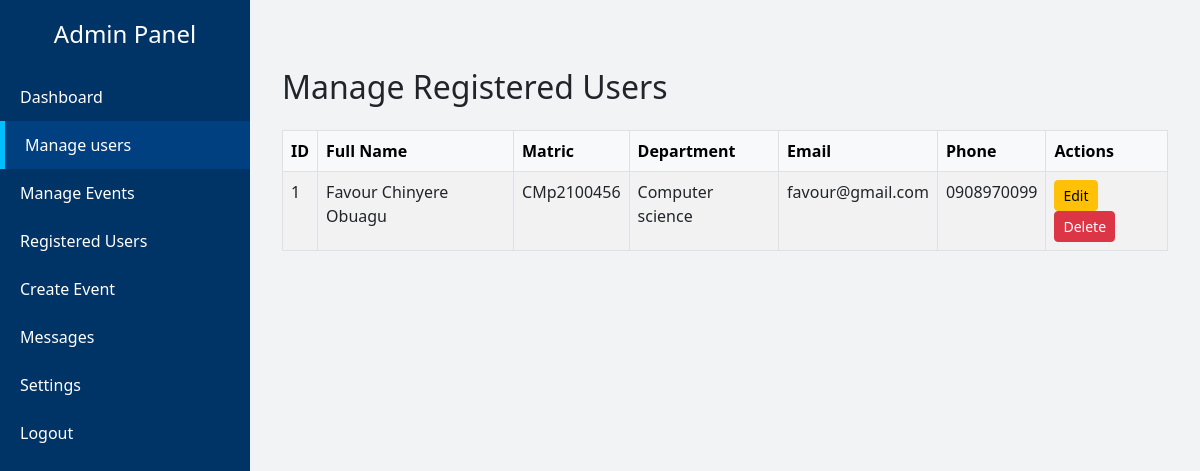
Page /admin/manageuser.php (signed in) on the committed database.
### tables this page shows
CREATE TABLE `users` (
  `id` int(11) NOT NULL,
  `firstname` varchar(30) NOT NULL,
  `middlename` text NOT NULL,
  `lastname` varchar(30) NOT NULL,
  `matric` varchar(10) NOT NULL,
  `department` varchar(100) NOT NULL,
  `faculty` varchar(100) NOT NULL,
  `email` varchar(100) NOT NULL,
  `phone` varchar(15) NOT NULL,
  `hashed_password` varchar(100) NOT NULL,
  `created_at` timestamp NOT NULL DEFAULT current_timestamp()
);

### admin/manageuser.php (the view, shortened to what this page needs)
<?php
include("connections.php");
$result = $conn->query("SELECT * FROM users ORDER BY id DESC");
?>
<!DOCTYPE html>
<html lang="en">
<head>
  <link href="https://cdn.jsdelivr.net/npm/bootstrap@5.3.0/dist/css/bootstrap.min.css" rel="stylesheet">
</head>
<body>
  <div class="sidebar">
    <h4 class="text-center mb-4">Admin Panel</h4>
    <a href="dashboard.php" >Dashboard</a>
    <a href="manageuser.php" class="active">Manage users</a>
    <a href="#">Manage Events</a>
    <a href="#">Registered Users</a>
    <a href="createevent.html">Create Event</a>
    <a href="#">Messages</a>
    <a href="#">Settings</a>
    <a href="logout.php">Logout</a>
  </div>
  <div class="main-content">
     <div class="container mt-5">
  <h2 class="mb-4">Manage Registered Users</h2>
  <table class="table table-bordered table-striped">
    <thead class="table-light">
      <tr>
        <th>ID</th>
        <th>Full Name</th>
        <th>Matric</th>
        <th>Department</th>
        <th>Email</th>
        <th>Phone</th>
        <th>Actions</th>
      </tr>
    </thead>
    <tbody>
      <?php while ($user = $result->fetch_assoc()): ?>
        <tr>
          <td><?= $user['id'] ?></td>
          <td><?= htmlspecialchars($user['firstname'] . ' ' . $user['middlename'] . ' ' . $user['lastname']) ?></td>
          <td><?= htmlspecialchars($user['matric']) ?></td>
          <td><?= htmlspecialchars($user['department']) ?></td>
          <td><?= htmlspecialchars($user['email']) ?></td>
          <td><?= htmlspecialchars($user['phone']) ?></td>
          <td>
            <a href="edit-user.php?id=<?= $user['id'] ?>" class="btn btn-sm btn-warning">Edit</a>
            <a href="manage-users.php?delete=<?= $user['id'] ?>" class="btn btn-sm btn-danger"
               onclick="return confirm('Are you sure you want to delete this user?');">Delete</a>
          </td>
        </tr>
      <?php endwhile; ?>
    </tbody>
  </table>
</div>
  </div>
</body>
</html>

### admin/manageuser.php (style rules this page uses)
body { background-color: #f1f3f5; font-family: 'Segoe UI', sans-serif; }
.sidebar { height: 100vh; position: fixed; width: 250px; background-color: #003366; padding-top: 20px; color: white; }
.sidebar a { color: white; text-decoration: none; padding: 12px 20px; display: block; transition: 0.3s; }
.sidebar a:hover, .sidebar a.active { background-color: #004080; border-left: 5px solid #00bfff; }
.main-content { margin-left: 250px; padding: 20px; }

### rows in the picture
users: id "1", firstname+middlename+lastname "Favour Chinyere Obuagu", matric "CMp2100456", department "Computer science", email "favour@gmail.com", phone "0908970099"
